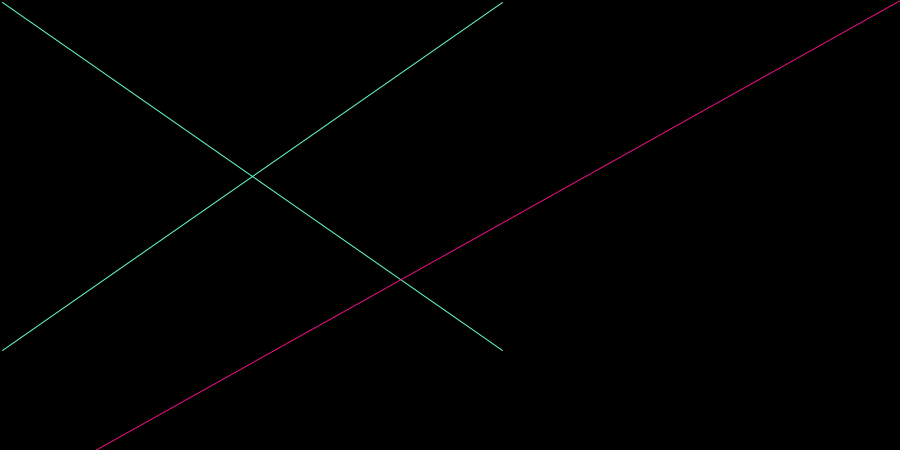
Frame 1 (no input)
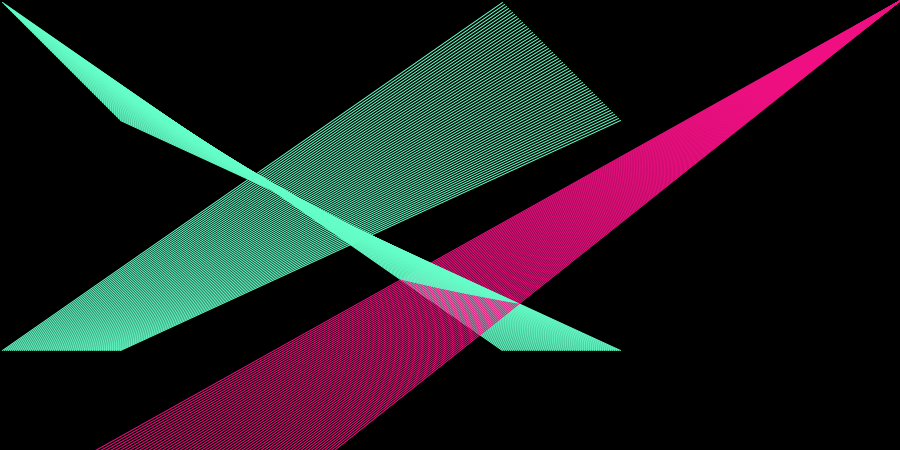
Frame 60 (the mouse pressed at the canvas centre just before this capture)
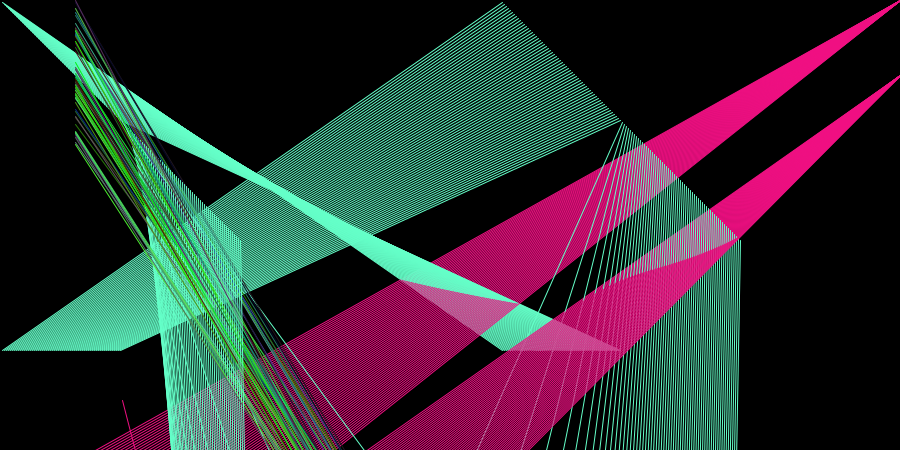
Frame 120 (the mouse held since frame 60 and released just before this capture)

The Processing sketch that drew these frames (run headless with seeded random() and noise(); from frame 60 on, the mouse is pressed at the canvas centre):

// Processing sketch: processing_25969
// ── processing_25969.pde

void setup(){
size (900,450);
background(0);
stroke(0,255,0);
}
int a=0;
int b=175;
int c=255;
int d=350;
int e=500;

void draw(){
a=a+2;
b=b+mouseY;
c=mouseY;
d=d+mouseX;
e=e+2;
stroke(100,255,200);
if (a>500) {a=a+2;}
line(a,a,e,d);
line(a,d+mouseX,e,a);
stroke(240, 15, 130);
line(a,e,900,mouseY/3);
if (mousePressed) {
line (a,b,c,d);
line (a*2,b*2,c*2,d*2);
stroke(int(random(100)),int(random(255)),int(random(155))) ;
line (mouseX,e, height/6, int(random(150)));
}
}               
